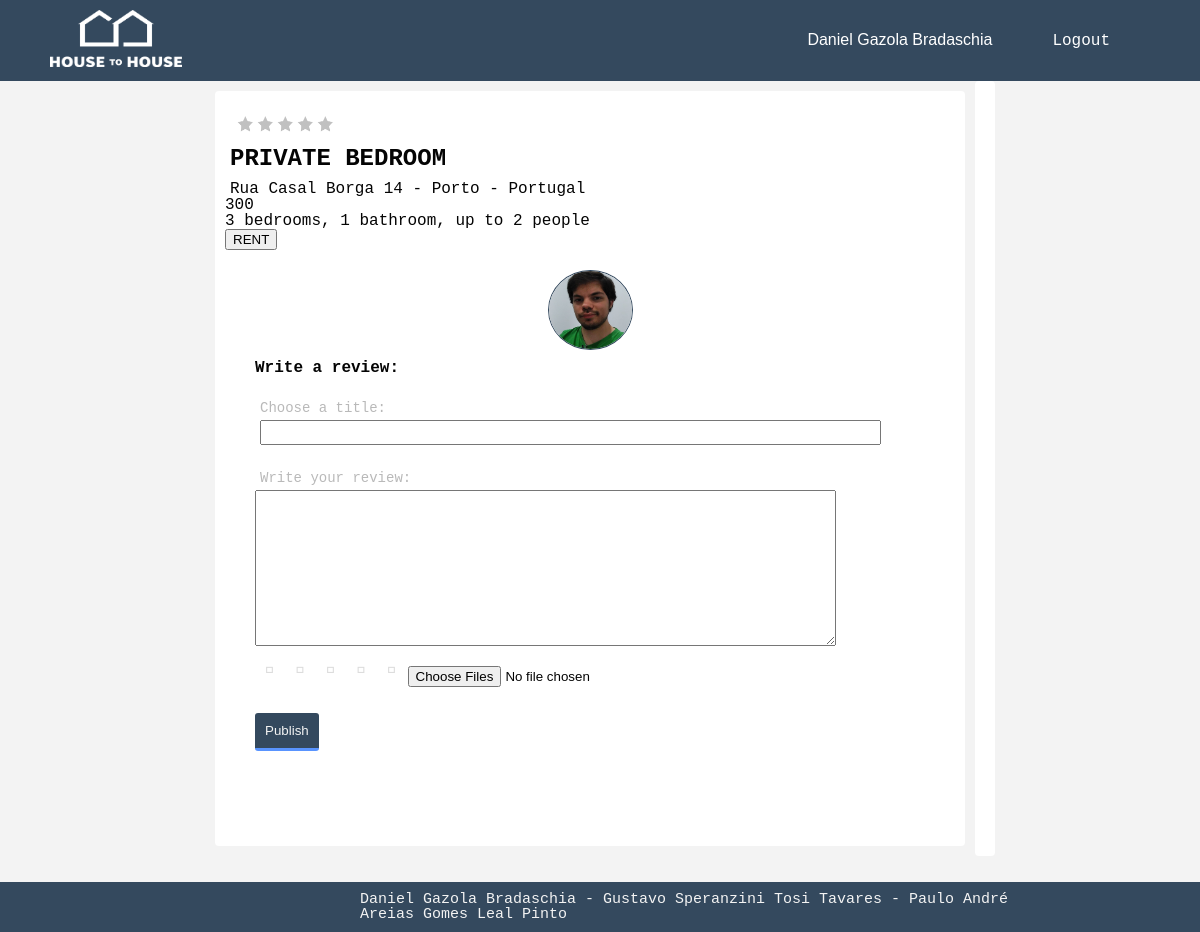
The app's page /src/pages/place.php?id=5 (signed in) with its own data.
### tables this page shows
CREATE TABLE USER(
    idUser INTEGER PRIMARY KEY,
    name TEXT NOT NULL,
    password TEXT NOT NULL,
    email TEXT NOT NULL UNIQUE,
    gender CHAR CHECK (gender == 'F' OR gender == 'f' OR gender == 'M' OR gender == 'm'),
    birthdate DATE,
    cellphone INTEGER,
    profilePicture BLOB,
    type TEXT CHECK (type == 'Owner' OR type == 'Tourist')
);

CREATE TABLE PROPERTY (
    idProperty INTEGER PRIMARY KEY,
    idOwner INTEGER REFERENCES USER (idUser),
    address TEXT,
    title TEXT,
    price FLOAT,
    description TEXT,
    rate NUMERIC
);

### src/dbActions/user.php (called while the page is built, shortened)
<?php
include_once('config.php');
function getIdByUserName($email){
    global $db;
    $statement = $db->prepare('SELECT idUser FROM USER WHERE email = ? ');
    $statement->execute([$email]);
    return $statement->fetch()['idUser'];
}
function getUserInfoByUserName($email,$info){
    global $db;
    $statement = $db->prepare('SELECT * FROM USER WHERE email = ? ');
    $statement->execute([$email]);
    return $statement->fetch()[$info];
}
function getUserPhoto($email){
    global $db;
    $statement = $db->prepare('SELECT profilePicture FROM USER WHERE email = ?');
    $statement->execute([$email]);
    return $statement->fetch()['profilePicture'];
}

### src/pages/place.php (the view, shortened to what this page needs)
    <!DOCTYPE html>
    <?php
    include_once "header.php";
    include_once "../dbActions/placeUtils.php";
    include_once "../dbActions/user.php";
    $id = $_GET["id"];
    $userId = "";
    if(!empty($_SESSION['login-user']))
        $userId = $_SESSION['login-user'];
    $namePlace = getPropertyInfoById($id, 'title');
    $location = getPropertyInfoById($id, 'address');
    $description = getPropertyInfoById($id, 'description');
    $price = getPropertyInfoById($id, 'price');
    ?>
    <div class="placePage">
        <div class="main">
            <div class="container">
                    <p id="placeName"><?php echo $namePlace ?></p>
                    <p id="placeLocation"><?php echo $location ?></p>
                    <p id="placePrice"><?php echo $price ?></p>
                    <p id="placeDescription"><?php echo $description ?></p>
                    <div class="rent">
                        <?php
                        if (!(isPlaceOwner(getIdByUserName($userId), $id)) && $userId != ""){
                            echo '<button class="rent-button" id="btnCreateAccount" onclick="visibleRent()">RENT</button>';
                        }
                        ?>
                    </div>
                    <?php
                    if (isset($userId) && $userId != "")
                    {
                        echo '<div class="container">';
                        $photo = '../assets/' . getUserPhoto($_SESSION['login-user']);
                        echo '<img id="userPhoto" src=' . $photo . '>';
                        echo '<form id="formRev" class="reviewForm" action="../dbActions/sendReview.php" method="post"';
                        echo 'enctype="multipart/form-data">';
                        echo '<p class="boxTitle">Write a review:</p>';
                        echo '<label>Choose a title:</label>';
                        echo '<input type="text" name="title"><br>';
                        echo '<label>Write your review:</label>';
                        echo '​<textarea name="review" id="review" rows="10" cols="70"></textarea>';
                        echo '<fieldset class="ratingSearch">';
                        echo '<input type="radio" id="star5" name="rating" value="5"/>
                                    <label class="full" for="star5" title="Pretty f\'ing Good - 5 stars"></label>
                                <input type="radio" id="star4" name="rating" value="4"/>
                                    <label class="full" for="star4" title="Pretty Good - 4 stars"></label>
                                <input type="radio" id="star3" name="rating" value="3"/>
                                    <label class="full" for="star3" title="Seen Better and Worst - 3 stars"></label>
                                <input type="radio" id="star2" name="rating" value="2"/>
                                    <label class="full" for="star2" title="Pretty Bad - 2 stars"></label>
                                <input type="radio" id="star1" name="rating" value="1"/>
                                    <label class="full" for="star1" title="Pretty f\'ing Bad - 1 star"></label>
                                </fieldset>
                            <br><br>
                            <input type="file" name="fileToUpload[]" id="fileToUpload" multiple="multiple">
                            <br><br>
                            <input id="submit" type="submit" value="Publish">
                        </form>
                        </div>';
                    }
                    ?>
                </div>
            </div>
            <div class="container">
            </div>
        </div>
<?php
include_once "footer.php";
?>

### src/pages/header.php (shortened to what this page needs)
<?php
include_once "../dbActions/user.php";
?>
<html lang="en">
<head>
	<link rel="stylesheet" href="../assets/font-awesome/css/font-awesome.min.css">
    <link rel="stylesheet" href="../css/reset.css">
    <link rel="stylesheet" href="../css/style.css">
    <link rel="stylesheet" href="//code.jquery.com/ui/1.12.1/themes/base/jquery-ui.css">
     <div class="header">
        <div class="header-left-icon">
            <img class="logo" src="../assets/logo4.png" onclick="location.href='index.php'">
        </div>
        <div class="header-right">
            <div class="header-login">
                <?php
                if (isset($_SESSION['login-user'])) {
                    $name = getUserInfoByUserName($_SESSION['login-user'], 'name');
                    echo '<button class="login-button" onclick="location.href=\'profile.php\'" type="button">' . $name . '</button>';
                    echo '<a class="createAccount-button" href="../dbActions/logout.php">Logout</a>';
                } else {
                    echo '<button class="login-button" id="btnCreateAccount" onclick="visibleLogin()">Log In</button>';
                    echo ' <button class="createAccount-button" id="btnCreateAccount" onclick="visibleCreateAcc()">Sign Up</button>';
                }
                ?>
            </div>
        </div>
    </div>
</head>

### src/css/style.css (style rules this page uses)
*, *::after, *::before { box-sizing: border-box; }
html { font-size: 62.5%; }
a { color: #2e416a; text-decoration: none; }
.header { display: flex; flex-wrap: wrap; justify-content: space-between; background: #34495E; height: 10%; padding: 0.5em 0; }
.header .header-left-icon { float: left; width: 125px; text-align: right; margin: 2px 10px; }
.header .logo { height: 1.5cm; width: 3.5cm; margin-left: 40px; }
.header .header-right { float: right; text-align: left; align-self: center; margin: 2px 10px; font-size: 1.6rem; font-family: "Andale Mono", monospace; color: #F3F3F3; position: relative; z-index: 2; }
.header .header-right .header-login { float: left; align-self: center; vertical-align: middle; text-align: center; }
.login-button { background-color: #34495E; border: none; color: #ffffff; text-align: center; text-decoration: none; display: inline-block; font-size: 16px; padding-right: 60px; }
.createAccount-button { background-color: #34495E; border: none; color: #ffffff; text-align: center; text-decoration: none; display: inline-block; font-size: 16px; padding-right: 20px; }
.placePage { display: flex; flex-wrap: wrap; -webkit-align-content: center; align-content: center; }
.placePage .container { margin-bottom: 1.6em; background-color: #ffffff; border-radius: 4px; padding: 10px 10px 10px 10px; }
.placePage .main { padding: 10px 10px 10px 10px; position: relative; min-width: 500px; width: 100%; }
@media only screen and (min-width: 850px) { .placePage { display: flex; flex-wrap: nowrap; justify-content: center; } }
@media only screen and (min-width: 850px) { .placePage .main { max-width: 770px; min-width: 400px; float: left; } }
#placeName { font-family: "Andale Mono", monospace; padding-top: 10px; padding-left: 5px; font-size: x-large; font-weight: bold; }
#placeLocation { font-family: "Andale Mono", monospace; padding-top: 10px; padding-left: 5px; font-size: medium; }
.reviewForm { padding-left: 20px; padding-bottom: 50px; }
.reviewForm button, .reviewForm input[type="submit"], .reviewForm input[type="button"] { margin-top: 10px; align-content: center; background: #34495E; border: none; padding: 10px 10px 10px 10px; border-bottom: 3px solid #5994FF; border-radius: 3px; color: #F3F3F3; }
.reviewForm input[type="text"] { box-sizing: border-box; -webkit-box-sizing: border-box; -moz-box-sizing: border-box; width: 90%; display: block; height: 25px; margin: 5px; line-height: 25px; font-size: 16px; font-family: "Andale Mono", monospace; }
.reviewForm label { float: left; margin: 5px; color: #B9B9B9; font-size: 14px; overflow: hidden; font-family: "Andale Mono", monospace; }
.boxTitle { font-family: "Andale Mono", monospace; padding-top: 10px; padding-bottom: 20px; font-size: medium; font-weight: bold; }
#userPhoto { border-radius: 50%; width: 85px; height: 80px; display: block; margin-left: auto; margin-right: auto; margin-top: 10px; border: 1.5px solid #34495E; }
.ratingSearch { border: none; float: left; }
.ratingSearch>label:before { margin: 5px; font-size: 1.25em; font-family: "Andale Mono", monospace; display: inline-block; content: "\f005"; }
.ratingSearch>label { color: #ddd; float: right; }

### records on screen
user: name "Daniel Gazola Bradaschia", profilePicture (picture)
property: rate 0 (drawn), title "PRIVATE BEDROOM", address "Rua Casal Borga 14 - Porto - Portugal", price "300", description "3 bedrooms, 1 bathroom, up to 2 people"
